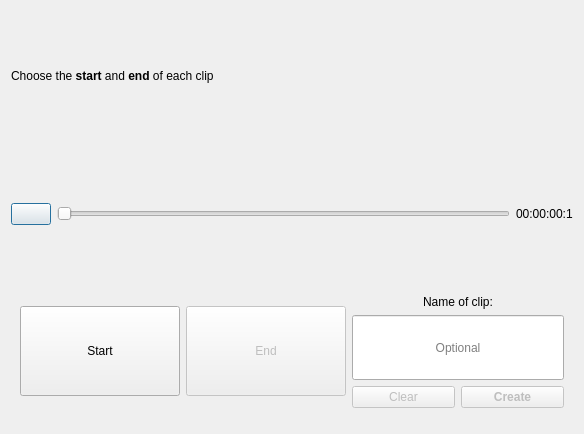
<?xml version="1.0" encoding="UTF-8"?>
<ui version="4.0">
 <class>Dialog</class>
 <widget class="QDialog" name="Dialog">
  <property name="geometry">
   <rect>
    <x>0</x>
    <y>0</y>
    <width>584</width>
    <height>434</height>
   </rect>
  </property>
  <property name="windowTitle">
   <string>Split Clip</string>
  </property>
  <property name="windowIcon">
   <iconset>
    <normaloff>../../images/openshot.png</normaloff>../../images/openshot.png</iconset>
  </property>
  <property name="autoFillBackground">
   <bool>false</bool>
  </property>
  <layout class="QGridLayout" name="gridLayout">
   <item row="4" column="0">
    <widget class="QDialogButtonBox" name="buttonBox">
     <property name="enabled">
      <bool>true</bool>
     </property>
     <property name="orientation">
      <enum>Qt::Horizontal</enum>
     </property>
     <property name="standardButtons">
      <set>QDialogButtonBox::NoButton</set>
     </property>
    </widget>
   </item>
   <item row="3" column="0">
    <layout class="QHBoxLayout" name="horizontalLayout">
     <item>
      <layout class="QVBoxLayout" name="verticalLayout">
       <item>
        <widget class="QLabel" name="lblInstructions">
         <property name="text">
          <string>Choose the &lt;b&gt;start&lt;/b&gt; and &lt;b&gt;end&lt;/b&gt; of each clip</string>
         </property>
        </widget>
       </item>
       <item>
        <layout class="QHBoxLayout" name="horizontalLayout_3">
         <item>
          <widget class="QPushButton" name="btnPlay">
           <property name="text">
            <string/>
           </property>
           <property name="icon">
            <iconset>
              <normaloff>../../images/Material/play.png</normaloff>../../images/Material/play.png
            </iconset>
           </property>
           <property name="checkable">
            <bool>true</bool>
           </property>
          </widget>
         </item>
         <item>
          <widget class="QSlider" name="sliderVideo">
           <property name="tracking">
            <bool>true</bool>
           </property>
           <property name="orientation">
            <enum>Qt::Horizontal</enum>
           </property>
          </widget>
         </item>
         <item>
          <widget class="QLabel" name="lblVideoTime">
           <property name="text">
            <string>00:00:00:1</string>
           </property>
          </widget>
         </item>
        </layout>
       </item>
       <item>
        <widget class="QWidget" name="widgetControls" native="true">
         <layout class="QHBoxLayout" name="horizontalLayout_2">
          <item>
           <widget class="QPushButton" name="btnStart">
            <property name="minimumSize">
             <size>
              <width>160</width>
              <height>90</height>
             </size>
            </property>
            <property name="toolTip">
             <string>Set the start of a clip</string>
            </property>
            <property name="text">
             <string>Start</string>
            </property>
           </widget>
          </item>
          <item>
           <widget class="QPushButton" name="btnEnd">
            <property name="enabled">
             <bool>false</bool>
            </property>
            <property name="minimumSize">
             <size>
              <width>160</width>
              <height>90</height>
             </size>
            </property>
            <property name="toolTip">
             <string>Set the end of a clip</string>
            </property>
            <property name="text">
             <string>End</string>
            </property>
           </widget>
          </item>
          <item>
           <layout class="QVBoxLayout" name="verticalLayout_2">
            <item>
             <widget class="QLabel" name="label">
              <property name="sizePolicy">
               <sizepolicy hsizetype="Preferred" vsizetype="Fixed">
                <horstretch>0</horstretch>
                <verstretch>0</verstretch>
               </sizepolicy>
              </property>
              <property name="text">
               <string>Name of clip:</string>
              </property>
              <property name="alignment">
               <set>Qt::AlignCenter</set>
              </property>
             </widget>
            </item>
            <item>
             <widget class="QLineEdit" name="txtName">
              <property name="sizePolicy">
               <sizepolicy hsizetype="Expanding" vsizetype="Preferred">
                <horstretch>0</horstretch>
                <verstretch>0</verstretch>
               </sizepolicy>
              </property>
              <property name="alignment">
               <set>Qt::AlignCenter</set>
              </property>
              <property name="placeholderText">
               <string>Optional</string>
              </property>
             </widget>
            </item>
            <item>
             <layout class="QHBoxLayout" name="horizontalLayout_5">
              <item>
               <widget class="QPushButton" name="btnClear">
                <property name="enabled">
                 <bool>false</bool>
                </property>
                <property name="text">
                 <string>Clear</string>
                </property>
               </widget>
              </item>
              <item>
               <widget class="QPushButton" name="btnAddClip">
                <property name="enabled">
                 <bool>false</bool>
                </property>
                <property name="styleSheet">
                 <string notr="true">font-weight: bold</string>
                </property>
                <property name="text">
                 <string>Create</string>
                </property>
               </widget>
              </item>
             </layout>
            </item>
           </layout>
          </item>
         </layout>
        </widget>
       </item>
      </layout>
     </item>
    </layout>
   </item>
  </layout>
  <action name="actionPlay">
   <property name="icon">
    <iconset theme="media-playback-start"/>
   </property>
   <property name="text">
    <string>Play</string>
   </property>
   <property name="toolTip">
    <string>Play</string>
   </property>
  </action>
 </widget>
 <resources/>
 <connections>
  <connection>
   <sender>buttonBox</sender>
   <signal>rejected()</signal>
   <receiver>Dialog</receiver>
   <slot>reject()</slot>
   <hints>
    <hint type="sourcelabel">
     <x>184</x>
     <y>234</y>
    </hint>
    <hint type="destinationlabel">
     <x>286</x>
     <y>274</y>
    </hint>
   </hints>
  </connection>
  <connection>
   <sender>buttonBox</sender>
   <signal>accepted()</signal>
   <receiver>Dialog</receiver>
   <slot>accept()</slot>
   <hints>
    <hint type="sourcelabel">
     <x>184</x>
     <y>228</y>
    </hint>
    <hint type="destinationlabel">
     <x>157</x>
     <y>274</y>
    </hint>
   </hints>
  </connection>
 </connections>
</ui>
